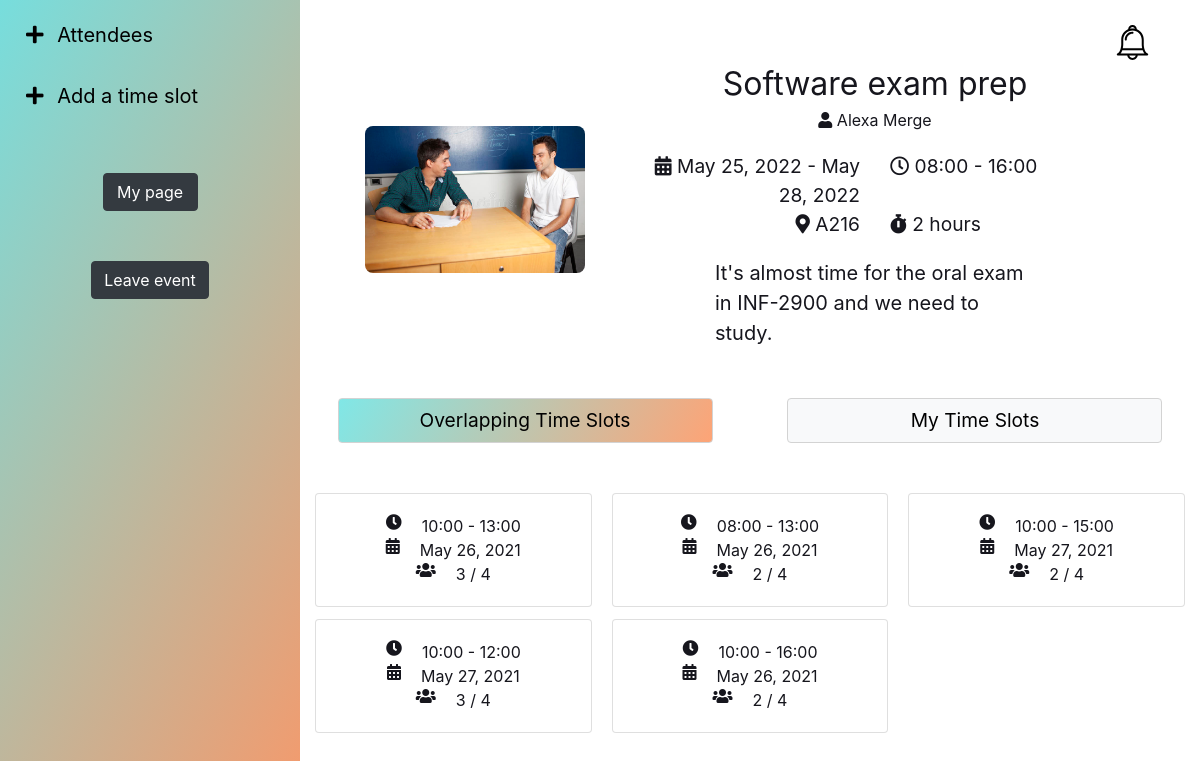
Screenshot of /event/4/ (signed in) with the database file from the repository.
### schedge/models.py (models this page shows, shortened)
class Event(models.Model):
    STATUS_OPTIONS = (("C", "Chosen"), ("U", "Unresolved"), ("F", "Finished"))
    title = models.CharField(max_length=100)
    location = models.CharField(max_length=300)
    description = models.TextField(blank=True, max_length=5000)
    starttime = models.TimeField(default=django.utils.timezone.now)
    endtime = models.TimeField(default=django.utils.timezone.now)
    startdate = models.DateField(default=django.utils.timezone.now)
    enddate = models.DateField(default=django.utils.timezone.now)
    duration = models.DurationField(
        max_length=dt.timedelta(hours=10), default=dt.timedelta()
    )
    image = models.ImageField(default="default.jpg", upload_to="images/")
    status = models.CharField(max_length=10, default="U", choices=STATUS_OPTIONS)
    host = models.ForeignKey(
        get_user_model(), default=1, on_delete=models.CASCADE, related_name="host"
    )
    participants = models.ManyToManyField(get_user_model(), related_name="participants")
    chosen_time = models.DateTimeField(null=True)
    error_css_class = "error"
    @property
    def n_attendees(self):
        return self.participants.count()
    def set_finished(self):
        if self.status == "F":
            return
        if self.chosen_time is not None:
            endtime = self.chosen_time + self.duration
        else:
            tz = get_current_timezone()
            endtime = dt.datetime.combine(self.enddate, self.endtime, tzinfo=tz)
        if endtime < now():
            self.status = "F"
            self.save()

class PotentialTimeSlot(models.Model):
    event = models.ForeignKey(Event, on_delete=models.CASCADE)
    start_time = models.TimeField()
    end_time = models.TimeField()
    date = models.DateField()
    participants = models.ManyToManyField(get_user_model())
    chosen = models.BooleanField(default=False)
    @property
    def n_participants(self):
        return self.participants.count()

### schedge/views.py (the view, shortened to what this page needs)
# urls.py: path("event/<int:event_id>/", views.event, name="event"),
@login_required(login_url="/login/")
def event(request, event_id):
    try:
        this_event = Event.objects.get(id=event_id)
    except Event.DoesNotExist:
        raise Http404("404: not valid event id")
    participating = this_event.participants.filter(id=request.user.id).exists()
    if not participating:
        return HttpResponse('Unauthorized', status=401)
    this_event.set_finished()  # set status to F is event is in the past
    pts_unsorted = PotentialTimeSlot.objects.filter(event=this_event)
    potentialtimeslots = pts_unsorted.annotate(n=Count('participants')).order_by('-n')
    your_timeslots = TimeSlot.objects.filter(event=this_event, creator=request.user)
    timeslotform = TimeSlotForm()
    timeslotform.set_limits(this_event)
    participants = this_event.participants.all()
    invites = Invite.objects.filter(event=this_event)
    inviteform = InviteForm(invites=invites, accepted=participants, user=request.user)
    friends = request.user.profile.friends
    context = {
        "event": this_event,
        "timeslotform": timeslotform,
        "your_timeslots": your_timeslots,
        "inviteform": inviteform,
        "participants": participants,
        "invites": invites,
        "pts": potentialtimeslots,
        "friends": friends,
    }
    return render(request, "event.html", context)

### schedge/templates/event.html (shortened to what this page needs)
{% extends 'framework.html' %}
{% load static %}
{% load nicedelta %}
{% block stylesheet %}
<link rel="stylesheet" href="{% static 'css/event_style.css' %}" />
<link rel="stylesheet" href="https://cdnjs.cloudflare.com/ajax/libs/font-awesome/5.15.3/css/all.min.css"
 />
{% endblock %}
{% block content %}
<div class="container-fluid h-100">
    <div class="row h-100">
        <div class="col-sm-3 left-section">
            <div class="row">
                <div class="accordion" id="eventAccordion">
                    <div class="card card-accordion">
                        <div class="card-header card-accordion" id="headingAttendees">
                            <h2 class="mb-0">
                                <button type="button" class="btn-accordion txt_reset" data-toggle="collapse"
                                    data-target="#collapseAttendees">
                                    <i class="fas fa-plus fa"></i>
                                    Attendees
                                </button>
                            </h2>
                        </div>
                    </div>
                    {%if event.status == "U" %}
                    <div class="card card-accordion">
                        <div class="card-header card-accordion" id="headingTS">
                            <h2 class="mb-0">
                                <button type="button" class="btn-accordion txt_reset" data-toggle="collapse"
                                    data-target="#collapseTS">
                                    <i class="fas fa-plus fa"></i>
                                    Add a time slot
                                </button>
                            </h2>
                        </div>
                    </div>
                    {%endif%}
                </div>
            </div>
            <div class="row justify-content-center m_top_med m_btm_small">
                <div class="col-md-5 txt_center">
                    <a href="{% url 'mypage' %}" class="btn btn-dark full_width">My page</a>
                </div>
            </div>
            {% if user != event.host %}
            <div class="row justify-content-center m_top_med m_btm_small">
                <div class="col txt_center">
                    <form action="{% url 'participant_leave' event_id=event.id user_id=user.id %}" method="post"
                        enctype="multipart/form-data">
                        <input type="submit" class="btn btn-dark" value="Leave event">
                    </form>
                </div>
            </div>
            {% endif %}
        </div>
        <div class="col m_top_med">
            <div class="row justify-content-center">
                <div class="col-md-11">
                    <div class="row justify-content-center v-center">
                        {% if event.image.url != "/media/default.jpg" %}
                        <div class="col-md-4 event-img-wrap txt_center">
                            <img class="event-img" src="{{event.image.url}}" />
                        </div>
                        {% endif %}
                        <div class="col-md-8 displayright event-txt">
                            <div class="txt_center m_top_xsmall m_btm_small">
                                <span class="event-title " id="id_event_title"> {{event.title}}</span>
                                <br>
                                <i class="fas fa-user"></i>
                                {% if user != event.host %}
                                {{event.host.first_name}} {{event.host.last_name}}
                                {%else%}
                                You
                                {% endif %}
                            </div>
                            <div class="row justify-content-center">
                                {%if event.status == "C"%}
                                <div class="col txt_center txt_large final-time">
                                    <i class="fas fa-calendar-alt"></i>
                                    <i class="far fa-clock m_right_small"></i>
                                    {{event.chosen_time}}
                                </div>
                                {%else%}
                                <div class="col-md txt_large txt_right">
                                    <i class="fas fa-calendar-alt"></i>
                                    {%if event.startdate == event.enddate%}
                                    {{event.startdate}}
                                    {%else%}
                                    {{event.startdate}} - {{event.enddate}}
                                    {%endif%}
                                </div>
                                <div class="col-md txt_large">
                                    <i class="far fa-clock"></i>
                                    {{event.starttime|time:'H:i'}} - {{event.endtime|time:'H:i'}}
                                </div>
                                {%endif%}
                            </div>
                            <div class="row justify-content-center">
                                <div class="col-md txt_large txt_right">
                                    <i class="fas fa-map-marker-alt"></i>
                                    {{event.location}}
                                </div>
                                <div class="col-md txt_large">
                                    <i class="fas fa-stopwatch"></i> {{event.duration|nicedelta}}
                                </div>
                            </div>
                            <div class="row justify-content-center">
                                <div class="col-md-8 event-desc m_top_small">
                                    {{event.description}}
                                </div>
                            </div>
                        </div>
                    </div>
                </div>
            </div>
            {%if event.status == "U"%}
            <div class="row m_top_med justify-content-center txt_center">
                <div class="col-md-5 folder_active btn btn-light" id="overlapTS">
                    <button class="btn-accordion txt_large full_width" onclick="tmslotToggle('overlapTS')">Overlapping
                        Time Slots</button>
                </div>
                <div class="col-md-1"></div>
                <div class="col-md-5 folder_unactive btn btn-light" id="ownTS">
                    <button class="btn-accordion txt_large full_width" onclick="tmslotToggle('ownTS')">My Time
                        Slots</button>
                </div>
            </div>
            <div class="row m_top_med">
                <div class="col displayright">
                    <div dir="overlapTS">
                        <div class="overlapts-txt">
                            <div class="card-columns">
                                {% for pt in pts %}
                                {% if user == event.host%}
                                <div class="card" type="button" data-toggle="modal"
                                    data-target="#exampleModalCenter{{pt.id}}">
                                    {% else %}
                                    <div class="card">
                                        {% endif%}
                                        <div class=" card-body">
                                            <div class=" card-text">
                                                <div class="row justify-content-center">
                                                    <i class="fas fa-clock m_right_small"></i>
                                                    {{pt.start_time|time:"H:i"}} -
                                                    {{pt.end_time|time:"H:i"}}
                                                </div>
                                                <div class="row justify-content-center">
                                                    <i class="fas fa-calendar-alt m_right_small"></i>
                                                    {{pt.date }}
                                                </div>
                                                <div class="row justify-content-center">
                                                    <i class="fas fa-users m_right_small"></i>
                                                    {{pt.n_participants}} / {{event.n_attendees}}
                                                </div>
                                            </div>
                                        </div>
                                        {% if user == event.host%}
                                    </div>
                                    <div class="modal fade" id="exampleModalCenter{{pt.id}}" tabindex="-1" role="dialog"
                                        aria-labelledby="exampleModalCenterTitle{{pt.id}}" aria-hidden="true">
                                        <div class="modal-dialog modal-dialog-centered" role="document">
                                            <div class="modal-content">
                                                <div class="modal-header">
                                                    <h5 class="modal-title" id="exampleModalLongTitle{{pt.id}}">Overlapping Time
                                                        Slots -
                                                        {{pt.date}}
                                                    </h5>
                                                    <button type="button" class="close" data-dismiss="modal"
                                                        aria-label="Close">
                                                        <span aria-hidden="true">&times;</span>
                                                    </button>
                                                </div>
                                                <div class="modal-body">
                                                    <form action="{% url 'timeslot_select' event_id=event.id %}"
                                                        method="post" id="selectform{{pt.id}}">
                                                        {% csrf_token %}
                                                        <div class="row  justify-content-center m_btm_small ">
                                                            <div class="desc p_card">
                                                                Select a desired time slot
                                                            </div>
                                                        </div>
                                                        <div class="row">
                                                            {% for starttime, endtime in pt.split %}
                                                            <div class="col-md-4 tmp">
                                                                <input type="radio" class="btn-check" name="options"
                                                                    id="option{{starttime}}-{{pt.id}}" autocomplete="off"
                                                                    value="{{starttime|time:'H:i'}},{{endtime|time:'H:i'}},{{pt.date|date:'Y-m-d'}}">
                                                                <label class="btn" for="option{{starttime}}-{{pt.id}}"
                                                                    style="width:100%;">
                                                                    {{starttime|time:"H:i"}}
                                                                    -
                                                                    {{endtime|time:"H:i"}}</label>
                                                            </div>
                                                            {% endfor %}
                                                        </div>
                                                    </form>
                                                </div>
                                                <div class="modal-footer justify-content-center">
                                                    <button type="submit" class="btn btn-dark"
                                                        form="selectform{{pt.id}}">Confirm</button>
                                                </div>
                                            </div>
                                        </div>
                                    </div>
                                    {%else %}
                                </div>
                                {% endif%}
                                {% endfor %}
                            </div>
                        </div>
                            </div>
                        </div>
                    </div>
                </div>
            </div>
            {%endif%}
        </div>
        {% endblock %}

### rows the page displays
Event: image (picture), title "Software exam prep", host.first_name "Alexa", host.last_name "Merge", startdate "May 25, 2022", enddate "May 28, 2022", starttime "08:00", endtime "16:00", location "A216", duration|nicedelta "2 hours", description "It's almost time for the oral exam in INF-2900 and we need to study.", n_attendees "4"
PotentialTimeSlot: start_time "10:00", end_time "13:00", date "May 26, 2021", n_participants "3"
PotentialTimeSlot: start_time "10:00", end_time "12:00", date "May 27, 2021", n_participants "3"
PotentialTimeSlot: start_time "08:00", end_time "13:00", date "May 26, 2021", n_participants "2"
PotentialTimeSlot: start_time "10:00", end_time "16:00", date "May 26, 2021", n_participants "2"
PotentialTimeSlot: start_time "10:00", end_time "15:00", date "May 27, 2021", n_participants "2"
